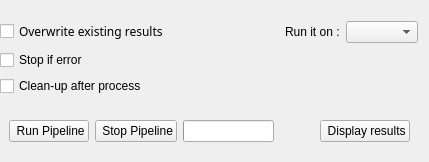
     <widget class="QWidget" name="widget_8" native="true">
      <layout class="QGridLayout" name="gridLayout_22">
       <property name="leftMargin">
        <number>0</number>
       </property>
       <property name="rightMargin">
        <number>10</number>
       </property>
       <item row="1" column="0">
        <widget class="QWidget" name="widget_20" native="true">
         <layout class="QHBoxLayout" name="horizontalLayout_6">
          <item>
           <widget class="QPushButton" name="runPipeline_button">
            <property name="text">
             <string> Run Pipeline</string>
            </property>
            <property name="icon">
             <iconset resource="resources.qrc">
              <normaloff>:/icons/icons/run-button.png</normaloff>:/icons/icons/run-button.png</iconset>
            </property>
            <property name="iconSize">
             <size>
              <width>24</width>
              <height>15</height>
             </size>
            </property>
           </widget>
          </item>
          <item>
           <widget class="QPushButton" name="stopPipeline_button">
            <property name="text">
             <string> Stop Pipeline</string>
            </property>
            <property name="icon">
             <iconset resource="resources.qrc">
              <normaloff>:/icons/icons/stop-button.png</normaloff>:/icons/icons/stop-button.png</iconset>
            </property>
            <property name="iconSize">
             <size>
              <width>15</width>
              <height>15</height>
             </size>
            </property>
           </widget>
          </item>
          <item>
           <widget class="QProgressBar" name="runPipeline_progressBar">
            <property name="palette">
             <palette>
              <active>
               <colorrole role="Highlight">
                <brush brushstyle="SolidPattern">
                 <color alpha="255">
                  <red>48</red>
                  <green>150</green>
                  <blue>218</blue>
                 </color>
                </brush>
               </colorrole>
              </active>
              <inactive>
               <colorrole role="Highlight">
                <brush brushstyle="SolidPattern">
                 <color alpha="255">
                  <red>48</red>
                  <green>150</green>
                  <blue>218</blue>
                 </color>
                </brush>
               </colorrole>
              </inactive>
              <disabled>
               <colorrole role="Highlight">
                <brush brushstyle="SolidPattern">
                 <color alpha="255">
                  <red>145</red>
                  <green>141</green>
                  <blue>126</blue>
                 </color>
                </brush>
               </colorrole>
              </disabled>
             </palette>
            </property>
            <property name="value">
             <number>0</number>
            </property>
            <property name="textVisible">
             <bool>false</bool>
            </property>
           </widget>
          </item>
          <item>
           <spacer name="horizontalSpacer_15">
            <property name="orientation">
             <enum>Qt::Horizontal</enum>
            </property>
            <property name="sizeHint" stdset="0">
             <size>
              <width>40</width>
              <height>20</height>
             </size>
            </property>
           </spacer>
          </item>
          <item>
           <widget class="QPushButton" name="displayResults_button">
            <property name="text">
             <string> Display results</string>
            </property>
            <property name="icon">
             <iconset resource="resources.qrc">
              <normaloff>:/icons/icons/eye.png</normaloff>:/icons/icons/eye.png</iconset>
            </property>
            <property name="iconSize">
             <size>
              <width>30</width>
              <height>15</height>
             </size>
            </property>
           </widget>
          </item>
         </layout>
        </widget>
       </item>
       <item row="0" column="0">
        <widget class="QWidget" name="widget_10" native="true">
         <layout class="QGridLayout" name="gridLayout_24">
          <property name="leftMargin">
           <number>0</number>
          </property>
          <property name="rightMargin">
           <number>0</number>
          </property>
          <item row="1" column="0">
           <widget class="QCheckBox" name="overwriting_checkBox">
            <property name="font">
             <font>
              <family>Sans Serif</family>
             </font>
            </property>
            <property name="text">
             <string>Overwrite existing results</string>
            </property>
            <property name="checked">
             <bool>false</bool>
            </property>
           </widget>
          </item>
          <item row="4" column="0">
           <widget class="QCheckBox" name="cleaningUp_checkBox">
            <property name="text">
             <string>Clean-up after process</string>
            </property>
            <property name="checked">
             <bool>false</bool>
            </property>
           </widget>
          </item>
          <item row="1" column="4">
           <widget class="QWidget" name="widget_15" native="true">
            <layout class="QHBoxLayout" name="horizontalLayout_11">
             <property name="margin">
              <number>1</number>
             </property>
             <item>
              <widget class="QLabel" name="computingSystem_label">
               <property name="text">
                <string>Run it on :</string>
               </property>
              </widget>
             </item>
             <item>
              <widget class="QComboBox" name="computingSystem_comboBox"/>
             </item>
            </layout>
           </widget>
          </item>
          <item row="3" column="0">
           <widget class="QCheckBox" name="stoppingIfError_checkBox">
            <property name="text">
             <string>Stop if error</string>
            </property>
            <property name="checked">
             <bool>false</bool>
            </property>
           </widget>
          </item>
          <item row="1" column="3">
           <spacer name="horizontalSpacer_9">
            <property name="orientation">
             <enum>Qt::Horizontal</enum>
            </property>
            <property name="sizeHint" stdset="0">
             <size>
              <width>40</width>
              <height>20</height>
             </size>
            </property>
           </spacer>
          </item>
         </layout>
        </widget>
       </item>
      </layout>
     </widget>
